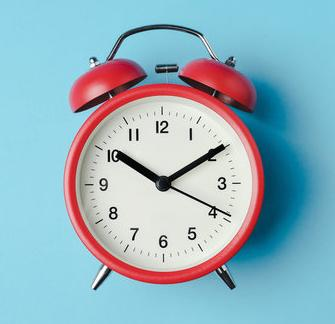
#> input picture clock_CV.jpeg, 335 x 324 px
$ python main.py --image_path clock_CV.jpeg   (older library calls are emulated)
#> lines starting #> are read from the running program, lines starting #| are printed output that depends on the picture; after the words box and inside, x2 and y2 are one past the last pixel; in counts of white or black regions, pixels touching at a corner belong together
### shape_from_shading/preprocessing.py
# preprocessing.py
import cv2
import numpy as np
from . import config

def load_and_preprocess(image_path):
    """
    Load image, convert it to RGB (for texture) and grayscale (for processing),
    then apply CLAHE and bilateral filtering.
    """
    img = cv2.imread(image_path)
    if img is None:
        raise ValueError(f"Unable to load image: {image_path}")
    rgb = cv2.cvtColor(img, cv2.COLOR_BGR2RGB)
    gray = cv2.cvtColor(img, cv2.COLOR_BGR2GRAY)

    # Enhance contrast using CLAHE
    clahe = cv2.createCLAHE(clipLimit=config.CLAHE_CLIP_LIMIT,
                            tileGridSize=config.CLAHE_TILE_GRID_SIZE)
    gray_enhanced = clahe.apply(gray)

    # Apply bilateral filter to preserve edges
    gray_blur = cv2.bilateralFilter(gray_enhanced,
                                    d=config.BILATERAL_FILTER_DIAMETER,
                                    sigmaColor=config.BILATERAL_FILTER_SIGMA_COLOR,
                                    sigmaSpace=config.BILATERAL_FILTER_SIGMA_SPACE)
    return img, rgb, gray_blur

def normalize_image(gray_image):
    """
    Normalize a grayscale image to the [0,1] range.
    """
    return gray_image.astype("float32") / 255.0

def apply_blur(image, kernel_size=(11,11), sigma=1):
    """
    Apply Gaussian blur.
    """
    return cv2.GaussianBlur(image, kernel_size, sigma)

### shape_from_shading/shape_detection.py
# shape_detection.py
import cv2
import numpy as np
from . import config

def detect_common_shape(gray_img):
    """
    Detect common shapes (circle, triangle, quadrilateral, ellipse) in an image.
    Returns a binary mask and the identified shape string.
    """
    # Try circle detection first
    circles = cv2.HoughCircles(
        gray_img,
        cv2.HOUGH_GRADIENT,
        dp=config.HOUGH_DP,
        minDist=config.HOUGH_MIN_DIST,
        param1=config.HOUGH_PARAM1,
        param2=config.HOUGH_PARAM2,
        minRadius=config.HOUGH_MIN_RADIUS,
        maxRadius=config.HOUGH_MAX_RADIUS
    )
    if circles is not None:
        circles = np.uint16(np.around(circles))
        cx, cy, r = circles[0][0]
        mask = np.zeros_like(gray_img, dtype=np.uint8)
        cv2.circle(mask, (cx, cy), r, 1, -1)
        return mask, "circle"

    # Fallback: edge detection + largest contour
    edges = cv2.Canny(
        gray_img,
        config.CANNY_THRESHOLD1,
        config.CANNY_THRESHOLD2
    )
    contours, _ = cv2.findContours(edges, cv2.RETR_EXTERNAL, cv2.CHAIN_APPROX_SIMPLE)
    if contours:
        c = max(contours, key=cv2.contourArea)
        epsilon = 0.02 * cv2.arcLength(c, True)
        approx = cv2.approxPolyDP(c, epsilon, True)
        shape = "unknown"
        if len(approx) == 3:
            shape = "triangle"
        elif len(approx) == 4:
            shape = "quadrilateral"
        elif len(approx) > 4:
            shape = "ellipse"
        mask = np.zeros_like(gray_img, dtype=np.uint8)
        cv2.drawContours(mask, [c], -1, 1, -1)
        return mask, shape

    # Default to a full mask if no shape found
    mask = np.ones_like(gray_img, dtype=np.uint8)
    return mask, "full image"

### shape_from_shading/gradients.py
# gradients.py
import cv2
import numpy as np

def compute_gradients(gray_norm):
    """
    Compute image gradients using the Scharr operator.
    """
    gx = cv2.Scharr(gray_norm, cv2.CV_32F, 1, 0)
    gy = cv2.Scharr(gray_norm, cv2.CV_32F, 0, 1)
    return gx, gy

### shape_from_shading/integration.py
# integration.py
import numpy as np
from scipy.fftpack import fft2, ifft2

def frankotchellappa(p, q):
    """
    Integrate gradients using the Frankot-Chellappa algorithm.
    """
    h, w = p.shape
    p_fft = fft2(p)
    q_fft = fft2(q)
    u = np.fft.fftfreq(w).reshape(1, w)
    v = np.fft.fftfreq(h).reshape(h, 1)
    denom = u**2 + v**2
    denom[0, 0] = 1  # prevent division by zero
    Z = (-1j * u * p_fft - 1j * v * q_fft) / (2 * np.pi * denom)
    z = ifft2(Z).real
    z -= z.min()
    if z.max() != 0:
        z /= z.max()
    return z

### shape_from_shading/visualization.py
import numpy as np
import plotly.graph_objects as go

def rgb_to_hex(color):
    return '#{:02x}{:02x}{:02x}'.format(int(color[0]), int(color[1]), int(color[2]))

def apply_gamma_correction(image, gamma=1.3):
    """Enhance image colors using gamma correction."""
    corrected = np.power(image / 255.0, gamma)
    corrected = np.clip(corrected * 255, 0, 255).astype(np.uint8)
    return corrected

def plot_3d_mesh(depth, rgb_image, scale_factor=1):
    """
    Build a 3D mesh from the depth map and assign per-vertex colors from the RGB image,
    then display it using Plotly.
    """
    h, w = depth.shape
    X, Y = np.meshgrid(np.arange(w), np.arange(h))
    Z = depth * scale_factor

    Xf = X.flatten()
    Yf = Y.flatten()
    Zf = Z.flatten()
    vertices = np.vstack([Xf, Yf, Zf]).T

    triangles = []
    for i in range(h - 1):
        for j in range(w - 1):
            v1 = i * w + j
            v2 = i * w + (j + 1)
            v3 = (i + 1) * w + j
            v4 = (i + 1) * w + (j + 1)
            triangles.append([v1, v2, v3])
            triangles.append([v2, v4, v3])
    triangles = np.array(triangles)
    i_idx = triangles[:, 0]
    j_idx = triangles[:, 1]
    k_idx = triangles[:, 2]

    rgb_corrected = apply_gamma_correction(rgb_image)
    rgb_flat = rgb_corrected.reshape(-1, 3)
    vertex_colors = [rgb_to_hex(c) for c in rgb_flat]

    fig = go.Figure(data=[go.Mesh3d(
        x=vertices[:, 0],
        y=vertices[:, 1],
        z=vertices[:, 2],
        i=i_idx,
        j=j_idx,
        k=k_idx,
        vertexcolor=vertex_colors,
        flatshading=True,
        opacity=1.0,
        showscale=False
    )])

    fig.update_layout(
        title="3D Model Replicating the 2D Image",
        scene=dict(
            xaxis=dict(title="X", backgroundcolor='rgb(255,255,255)'),
            yaxis=dict(title="Y", backgroundcolor='rgb(255,255,255)'),
            zaxis=dict(title="Depth", backgroundcolor='rgb(255,255,255)'),
            bgcolor='rgb(255,255,255)'
        ),
        paper_bgcolor='rgb(255,255,255)',
        plot_bgcolor='rgb(255,255,255)',
        width=800,
        height=800
    )
    fig.show()

# [62 lines left out: function get_plotly_figure, not called in this run]

### shape_from_shading/texturing.py
# texturing.py
import cv2
import numpy as np

def prepare_texture(rgb_image, mask):
    """
    Apply a binary mask to an RGB image. For full image replication, the mask is all ones.
    """
    rgb_masked = cv2.bitwise_and(rgb_image, rgb_image, mask=mask)
    return rgb_masked

### main.py
import argparse
import numpy as np

# Import the pipeline modules
from shape_from_shading import (
    preprocessing,
    gradients,
    integration,
    shape_detection,
    texturing,
    visualization
)

def main(image_path):
    # --- Step 1: Load & Preprocess ---
    img, rgb, gray = preprocessing.load_and_preprocess(image_path)
#> in load_and_preprocess, img is the input picture: shape (324, 335, 3); mean B, G, R 192.2, 179.7, 147.5
#> in load_and_preprocess, `gray = cv2.cvtColor(img, cv2.COLOR_BGR2GRAY)`:
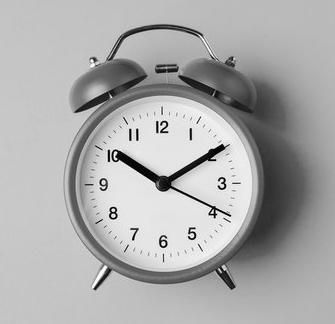
#> gray: shape (324, 335); min 0, max 255, mean 171.5
#> in load_and_preprocess, `gray_enhanced = clahe.apply(gray)`:
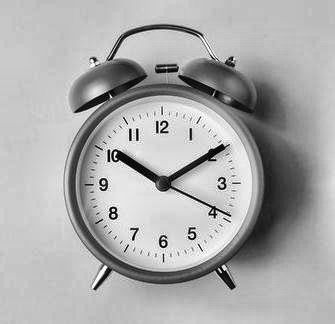
#> gray_enhanced: shape (324, 335); min 1, max 255, mean 171.5
#> in load_and_preprocess, `gray_blur = cv2.bilateralFilter(gray_enhanced, d=config.BILATERAL_FILT..`:
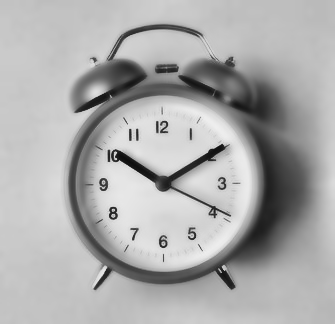
#> gray_blur: shape (324, 335); min 12, max 238, mean 171.7

    # (Optional) Detect a shape to create a mask.
    # For replicating the entire image's color, you can simply use a full mask.
    mask, shape_type = shape_detection.detect_common_shape(gray)
#> in detect_common_shape, `circles = cv2.HoughCircles( gray_img, cv2.HOUGH_GRADIENT, dp=config.HO..`: circles = 18 rows, first 8: [162.6, 183, 87.56], [162.6, 101.4, 72.8], [215.4, 178.2, 122.8], [227.4, 234.6, 176.6], [323.4, 143.4, 225.8], [166.2, 253.8, 63.8], [256.2, 287.4, 135], [238.2, 129, 80.36]
#> in detect_common_shape, `circles = np.uint16(np.around(circles))`: circles = 18 rows, first 8: [163, 183, 88], [163, 101, 73], [215, 178, 123], [227, 235, 177], [323, 143, 226], [166, 254, 64], [256, 287, 135], [238, 129, 80]
#> in detect_common_shape, `cx, cy, r = circles[0][0]`: cx = 163; cy = 183; r = 88
#> in detect_common_shape, `cv2.circle(mask, (cx, cy), r, 1, -1)`:
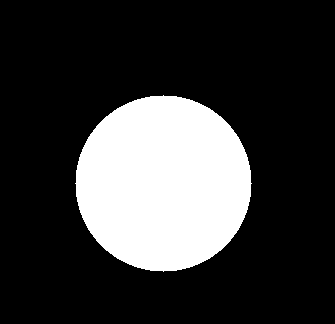
#> mask: shape (324, 335); values 0 (black) and 1 (white), 22.4% white; 1 white region, box (x1, y1, x2, y2) and area: (75, 95, 252, 272) 24313
#> shape_type = 'circle'
    print("Detected shape type:", shape_type)
#| Detected shape type: circle
    # If you prefer to use the full image, uncomment the following line:
    mask = np.ones_like(gray, dtype=np.uint8)

    # --- Step 2: Compute Gradients ---
    gray_norm = preprocessing.normalize_image(gray)
    gx, gy = gradients.compute_gradients(gray_norm)
#> in compute_gradients, `gx = cv2.Scharr(gray_norm, cv2.CV_32F, 1, 0)`:
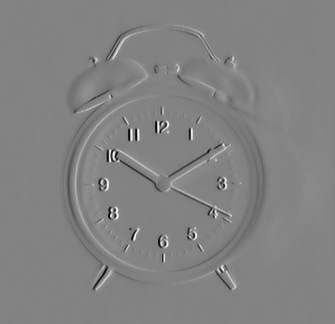
#> gx: shape (324, 335) float32; min -11.92, max 11.41, mean -0.000596; drawn with min black and max white
#> in compute_gradients, `gy = cv2.Scharr(gray_norm, cv2.CV_32F, 0, 1)`:
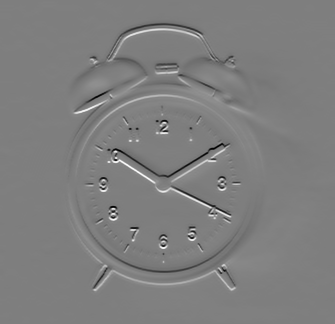
#> gy: shape (324, 335) float32; min -11.71, max 11.84, mean 0.000223; drawn with min black and max white

    # --- Step 3: Depth Integration ---
    depth = integration.frankotchellappa(gx, gy)

    # --- Step 4: (Optional) Mask the Depth ---
    # In this approach, we replicate the entire image,
    # so we use the full mask (or simply skip multiplication).
    depth_masked = depth  # or depth * mask

    # Apply an additional blur if desired
    depth_masked = preprocessing.apply_blur(depth_masked, kernel_size=(11, 11), sigma=1)

    # --- Step 5: Prepare the Texture (Per-vertex Colors) ---
    texture_image = texturing.prepare_texture(rgb, mask)

    # --- Step 6: 3D Visualization using Plotly ---
    # Choose a scale factor to exaggerate relief (adjust as needed)
    scale = 15
    depth_scaled = depth_masked * scale
    visualization.plot_3d_mesh(depth_scaled, texture_image)
#> in apply_gamma_correction, `corrected = np.power(image / 255.0, gamma)`:
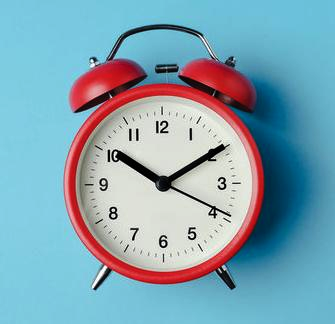
#> corrected: shape (324, 335, 3) float64; mean R, G, B 0.509, 0.649, 0.707
#> in plot_3d_mesh, `vertex_colors = [rgb_to_hex(c) for c in rgb_flat]`: vertex_colors = 108540 items

if __name__ == '__main__':
    parser = argparse.ArgumentParser(description="3D Reconstruction from a Single Image (Plotly)")
    parser.add_argument('--image_path', type=str, required=True, help="Path to the input image")
    args = parser.parse_args()
    main(args.image_path)

$ run again, on water_cup.png
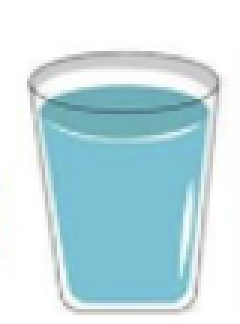
#> input picture water_cup.png, 80 x 108 px (shown 3 times larger)
#> in load_and_preprocess, img is the input picture: shape (108, 80, 3); mean B, G, R 228.6, 222.7, 196.6
#> in detect_common_shape, `circles = cv2.HoughCircles( gray_img, cv2.HOUGH_GRADIENT, dp=config.HO..`: circles = [[40.2, 106.2, 78.2]]
#> in detect_common_shape, `circles = np.uint16(np.around(circles))`: circles = [[40, 106, 78]]
#> cx = 40; cy = 106; r = 78
#> in detect_common_shape, `cv2.circle(mask, (cx, cy), r, 1, -1)`:
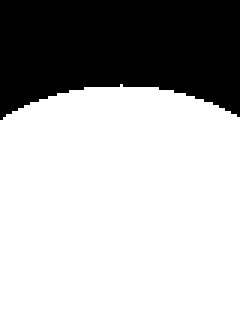
#> mask: shape (108, 80) (shown 3 times larger); values 0 (black) and 1 (white), 70.3% white; 1 black region, box (x1, y1, x2, y2) and area: (0, 0, 80, 40) 2568
#> shape_type = 'circle'
#| Detected shape type: circle
#> Zf = 8640 values, max 14.98 at index 6808, min 0.402 at index 2819, mean 11.68
#> in apply_gamma_correction, `corrected = np.power(image / 255.0, gamma)`:
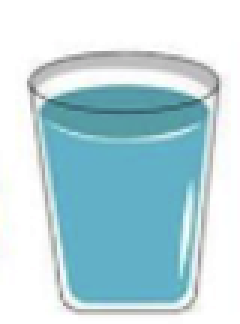
#> corrected: shape (108, 80, 3) float64 (shown 3 times larger); mean R, G, B 0.727, 0.842, 0.87
#> vertex_colors = 8640 items, first 6: '#ffffff', '#ffffff', '#ffffff', '#ffffff', '#ffffff', '#ffffff'
